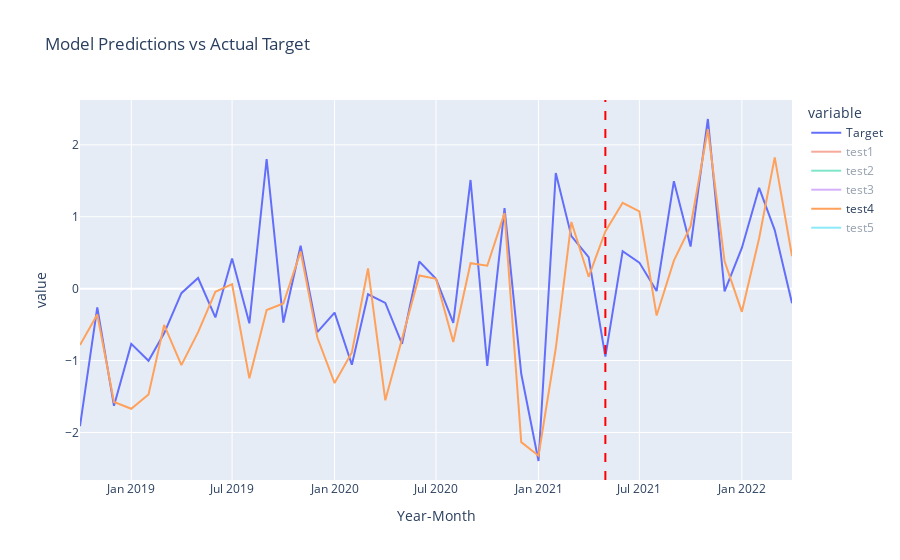

The notebook cell saved with this chart:
### Code cell
# Plot to compare models
fig = px.line(plot_df, x=plot_df.index, y=['Target', 'test1', 'test2', 'test3', 'test4', 'test5'], 
              title='Model Predictions vs Actual Target')

# Forecast beginning
forecast_start_date_index = len(plot_df) - 12  # as defined above

# Vertical line marking the beginning of the forecast period
fig.add_shape(
    type='line',
    x0=plot_df.index[forecast_start_date_index], y0=0, x1=plot_df.index[forecast_start_date_index], y1=1,
    line=dict(color='red', width=2, dash='dash'),
    xref='x',
    yref='paper'  
)

fig.show()

### Figure 1 — Plotly figure (JSON) as saved in the notebook; plotly's stock layout.template omitted (floating-point values rounded to 4 significant figures)
{"data": [{"hovertemplate": "variable=Target<br>Year-Month=%{x}<br>value=%{y}<extra></extra>", "legendgroup": "Target", "line": {"color": "#636efa", "dash": "solid"}, "marker": {"symbol": "circle"}, "mode": "lines", "name": "Target", "orientation": "v", "showlegend": true, "type": "scatter", "x": ["2018-10", "2018-11", "2018-12", "2019-01", "2019-02", "2019-03", "2019-04", "2019-05", "2019-06", "2019-07", "2019-08", "2019-09", "2019-10", "2019-11", "2019-12", "2020-01", "2020-02", "2020-03", "2020-04", "2020-05", "2020-06", "2020-07", "2020-08", "2020-09", "2020-10", "2020-11", "2020-12", "2021-01", "2021-02", "2021-03", "2021-04", "2021-05", "2021-06", "2021-07", "2021-08", "2021-09", "2021-10", "2021-11", "2021-12", "2022-01", "2022-02", "2022-03", "2022-04"], "xaxis": "x", "y": [-1.913, -0.2614, -1.63, -0.7681, -1.003, -0.6213, -0.06245, 0.1483, -0.3999, 0.4208, -0.4818, 1.803, -0.4716, 0.5978, -0.6051, -0.3328, -1.059, -0.07819, -0.1979, -0.7666, 0.3771, 0.1378, -0.4756, 1.511, -1.075, 1.121, -1.184, -2.397, 1.609, 0.7302, 0.4382, -0.9463, 0.5209, 0.3624, -0.03257, 1.494, 0.5851, 2.359, -0.03666, 0.5664, 1.403, 0.8141, -0.2017], "yaxis": "y"}, {"hovertemplate": "variable=test1<br>Year-Month=%{x}<br>value=%{y}<extra></extra>", "legendgroup": "test1", "line": {"color": "#EF553B", "dash": "solid"}, "marker": {"symbol": "circle"}, "mode": "lines", "name": "test1", "orientation": "v", "showlegend": true, "type": "scatter", "visible": "legendonly", "x": ["2018-10", "2018-11", "2018-12", "2019-01", "2019-02", "2019-03", "2019-04", "2019-05", "2019-06", "2019-07", "2019-08", "2019-09", "2019-10", "2019-11", "2019-12", "2020-01", "2020-02", "2020-03", "2020-04", "2020-05", "2020-06", "2020-07", "2020-08", "2020-09", "2020-10", "2020-11", "2020-12", "2021-01", "2021-02", "2021-03", "2021-04", "2021-05", "2021-06", "2021-07", "2021-08", "2021-09", "2021-10", "2021-11", "2021-12", "2022-01", "2022-02", "2022-03", "2022-04"], "xaxis": "x", "y": [-0.0482, 0.7747, -0.9921, -0.9618, 0.521, 0.1711, 0.3739, 0.9181, -0.06793, -0.2564, -0.1982, 0.1553, 0.2942, 0.715, -0.711, -0.7384, 1.292, 0.1964, 0.6326, 1.109, 0.07986, 0.01363, 0.2258, 0.5474, 0.7697, 1.164, -1.692, -1.741, 1.197, 0.9094, 1.179, 1.665, 0.8391, 0.5267, 0.8066, 1.292, 1.522, 1.949, 0.1503, 0.2361, 2.255, 1.625, 1.935], "yaxis": "y"}, {"hovertemplate": "variable=test2<br>Year-Month=%{x}<br>value=%{y}<extra></extra>", "legendgroup": "test2", "line": {"color": "#00cc96", "dash": "solid"}, "marker": {"symbol": "circle"}, "mode": "lines", "name": "test2", "orientation": "v", "showlegend": true, "type": "scatter", "visible": "legendonly", "x": ["2018-10", "2018-11", "2018-12", "2019-01", "2019-02", "2019-03", "2019-04", "2019-05", "2019-06", "2019-07", "2019-08", "2019-09", "2019-10", "2019-11", "2019-12", "2020-01", "2020-02", "2020-03", "2020-04", "2020-05", "2020-06", "2020-07", "2020-08", "2020-09", "2020-10", "2020-11", "2020-12", "2021-01", "2021-02", "2021-03", "2021-04", "2021-05", "2021-06", "2021-07", "2021-08", "2021-09", "2021-10", "2021-11", "2021-12", "2022-01", "2022-02", "2022-03", "2022-04"], "xaxis": "x", "y": [0.4073, 0.818, -1.436, -0.7855, 0.4954, 0.8353, 0.343, 1.013, -1.313, -0.7464, -0.9356, 0.1205, -0.6137, -0.5955, -0.5016, -0.7193, 1.239, -1.117, 0.3126, -0.9437, -1.67, 0.2539, 0.3266, 1.428, -0.01963, -0.787, -1.589, -1.931, 1.466, 2.033, 1.006, 0.1896, 0.5038, -0.2154, -0.6168, 1.796, 0.6279, 0.5868, -0.3776, 0.816, -0.03641, -0.4587, 0.5136], "yaxis": "y"}, {"hovertemplate": "variable=test3<br>Year-Month=%{x}<br>value=%{y}<extra></extra>", "legendgroup": "test3", "line": {"color": "#ab63fa", "dash": "solid"}, "marker": {"symbol": "circle"}, "mode": "lines", "name": "test3", "orientation": "v", "showlegend": true, "type": "scatter", "visible": "legendonly", "x": ["2018-10", "2018-11", "2018-12", "2019-01", "2019-02", "2019-03", "2019-04", "2019-05", "2019-06", "2019-07", "2019-08", "2019-09", "2019-10", "2019-11", "2019-12", "2020-01", "2020-02", "2020-03", "2020-04", "2020-05", "2020-06", "2020-07", "2020-08", "2020-09", "2020-10", "2020-11", "2020-12", "2021-01", "2021-02", "2021-03", "2021-04", "2021-05", "2021-06", "2021-07", "2021-08", "2021-09", "2021-10", "2021-11", "2021-12", "2022-01", "2022-02", "2022-03", "2022-04"], "xaxis": "x", "y": [-0.7858, 0.04721, -1.483, -1.267, -0.2703, -0.5182, -0.3253, 0.1795, -0.1942, -0.2213, -0.7744, -0.4253, -0.2471, 0.5619, -0.6872, -0.5654, 0.9009, 0.1584, 0.1607, 0.834, 0.2065, 0.2298, 0.01035, 0.2304, 0.1757, 0.8759, -2.687, -2.433, 0.3294, 0.3615, 0.4011, 1.34, 0.6332, 0.6362, 0.03947, 0.3299, 0.9481, 1.909, -0.005644, 0.05084, 1.616, 0.9667, 0.9422], "yaxis": "y"}, {"hovertemplate": "variable=test4<br>Year-Month=%{x}<br>value=%{y}<extra></extra>", "legendgroup": "test4", "line": {"color": "#FFA15A", "dash": "solid"}, "marker": {"symbol": "circle"}, "mode": "lines", "name": "test4", "orientation": "v", "showlegend": true, "type": "scatter", "visible": true, "x": ["2018-10", "2018-11", "2018-12", "2019-01", "2019-02", "2019-03", "2019-04", "2019-05", "2019-06", "2019-07", "2019-08", "2019-09", "2019-10", "2019-11", "2019-12", "2020-01", "2020-02", "2020-03", "2020-04", "2020-05", "2020-06", "2020-07", "2020-08", "2020-09", "2020-10", "2020-11", "2020-12", "2021-01", "2021-02", "2021-03", "2021-04", "2021-05", "2021-06", "2021-07", "2021-08", "2021-09", "2021-10", "2021-11", "2021-12", "2022-01", "2022-02", "2022-03", "2022-04"], "xaxis": "x", "y": [-0.7832, -0.3594, -1.576, -1.671, -1.471, -0.5039, -1.063, -0.6044, -0.04351, 0.06194, -1.247, -0.2974, -0.2067, 0.5158, -0.6789, -1.313, -0.8861, 0.2802, -1.553, -0.69, 0.1839, 0.1359, -0.7413, 0.3535, 0.319, 1.051, -2.134, -2.324, -0.8292, 0.9275, 0.1651, 0.7966, 1.194, 1.076, -0.3731, 0.3895, 0.8691, 2.217, 0.3805, -0.322, 0.7012, 1.825, 0.4517], "yaxis": "y"}, {"hovertemplate": "variable=test5<br>Year-Month=%{x}<br>value=%{y}<extra></extra>", "legendgroup": "test5", "line": {"color": "#19d3f3", "dash": "solid"}, "marker": {"symbol": "circle"}, "mode": "lines", "name": "test5", "orientation": "v", "showlegend": true, "type": "scatter", "visible": "legendonly", "x": ["2018-10", "2018-11", "2018-12", "2019-01", "2019-02", "2019-03", "2019-04", "2019-05", "2019-06", "2019-07", "2019-08", "2019-09", "2019-10", "2019-11", "2019-12", "2020-01", "2020-02", "2020-03", "2020-04", "2020-05", "2020-06", "2020-07", "2020-08", "2020-09", "2020-10", "2020-11", "2020-12", "2021-01", "2021-02", "2021-03", "2021-04", "2021-05", "2021-06", "2021-07", "2021-08", "2021-09", "2021-10", "2021-11", "2021-12", "2022-01", "2022-02", "2022-03", "2022-04"], "xaxis": "x", "y": [-0.2912, -0.04653, -1.106, -1.295, -1.138, -0.06232, -0.7256, -0.3304, 0.07243, 0.1641, -0.8956, 0.0682, 0.07432, 0.5061, -0.4869, -1.25, -0.9216, 0.3037, -1.449, -0.8239, 0.113, 0.1079, -0.6267, 0.558, 0.5634, 1.027, -1.228, -1.607, -0.5491, 1.233, 0.4416, 0.6868, 1.272, 1.014, -0.1066, 0.7909, 0.9652, 1.974, 0.5222, -0.1806, 0.6029, 1.958, 0.6514], "yaxis": "y"}], "layout": {"autosize": true, "legend": {"title": {"text": "variable"}, "tracegroupgap": 0}, "shapes": [{"line": {"color": "red", "dash": "dash", "width": 2}, "type": "line", "x0": "2021-05", "x1": "2021-05", "xref": "x", "y0": 0, "y1": 1, "yref": "paper"}], "title": {"text": "Model Predictions vs Actual Target"}, "xaxis": {"anchor": "y", "autorange": true, "domain": [0, 1], "range": ["2018-10-01", "2022-04-01"], "title": {"text": "Year-Month"}, "type": "date"}, "yaxis": {"anchor": "x", "autorange": true, "domain": [0, 1], "range": [-2.661, 2.624], "title": {"text": "value"}, "type": "linear"}}}
